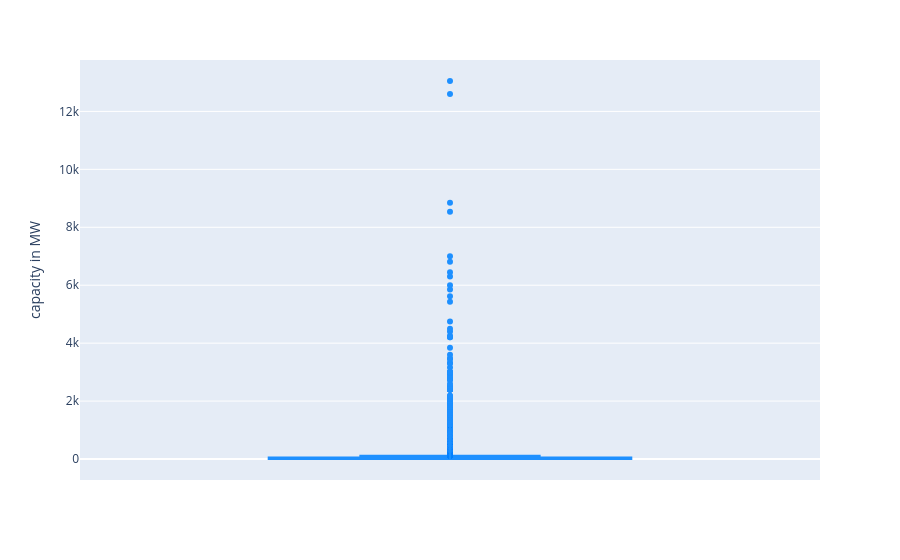
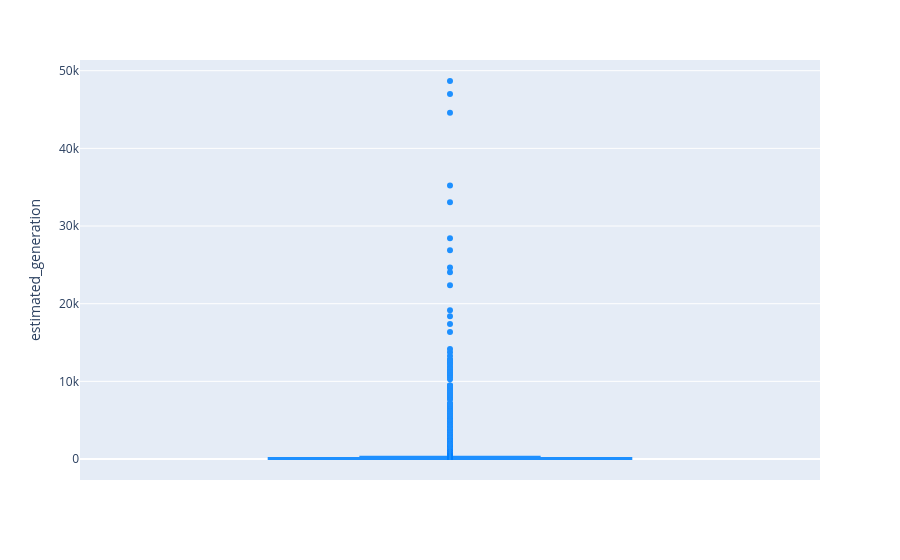

Here is the notebook cell these charts were saved with, in order:
### Code cell
for col in df_deploy[['capacity in MW','estimated_generation']]:
    box = px.box(df_deploy, y = col,color_discrete_sequence=['dodgerblue'])
    box.show()

### Figure 1 — Plotly figure (JSON) as saved in the notebook; plotly's stock layout.template omitted (floating-point values rounded to 4 significant figures; data arrays with more than 128 entries replaced by an {"elided": "..."} marker saying what was removed)
{"data": [{"alignmentgroup": "True", "hovertemplate": "capacity in MW=%{y}<extra></extra>", "legendgroup": "", "marker": {"color": "dodgerblue"}, "name": "", "notched": false, "offsetgroup": "", "orientation": "v", "showlegend": false, "type": "box", "x0": " ", "xaxis": "x", "y": {"elided": "14263 float values"}, "y0": " ", "yaxis": "y"}], "layout": {"boxmode": "group", "legend": {"tracegroupgap": 0}, "margin": {"t": 60}, "xaxis": {"anchor": "y", "domain": [0, 1]}, "yaxis": {"anchor": "x", "domain": [0, 1], "title": {"text": "capacity in MW"}}}}

### Figure 2 — Plotly figure (JSON) as saved in the notebook; plotly's stock layout.template omitted (floating-point values rounded to 4 significant figures; data arrays with more than 128 entries replaced by an {"elided": "..."} marker saying what was removed)
{"data": [{"alignmentgroup": "True", "hovertemplate": "estimated_generation=%{y}<extra></extra>", "legendgroup": "", "marker": {"color": "dodgerblue"}, "name": "", "notched": false, "offsetgroup": "", "orientation": "v", "showlegend": false, "type": "box", "x0": " ", "xaxis": "x", "y": {"elided": "14263 float values"}, "y0": " ", "yaxis": "y"}], "layout": {"boxmode": "group", "legend": {"tracegroupgap": 0}, "margin": {"t": 60}, "xaxis": {"anchor": "y", "domain": [0, 1]}, "yaxis": {"anchor": "x", "domain": [0, 1], "title": {"text": "estimated_generation"}}}}
